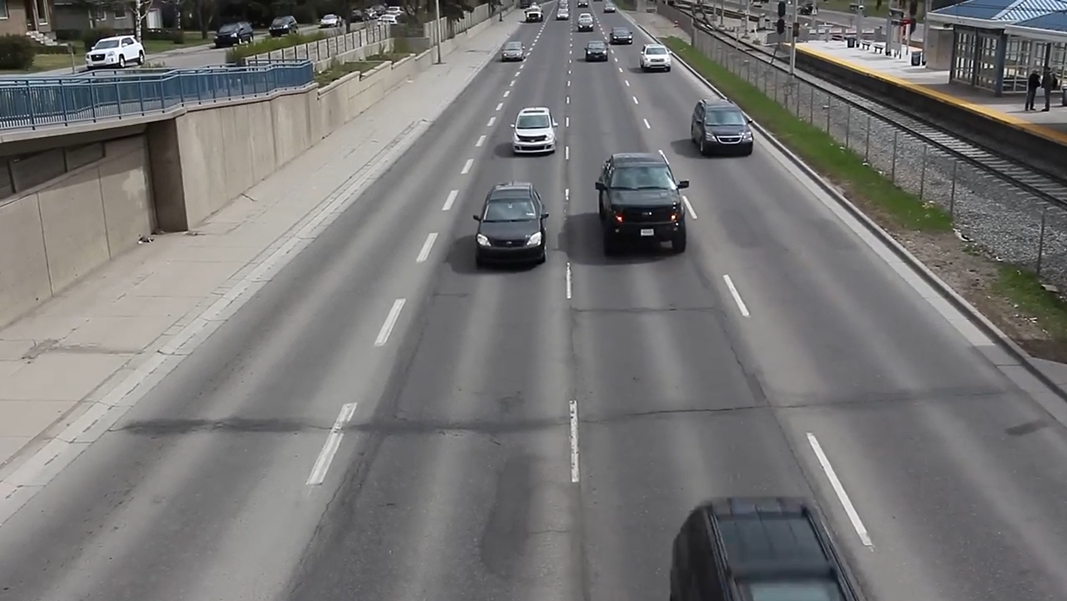
#> input picture Kryvokhata-Mariia-IM-21-Lab4/pythonProject/highway_image.png, 1067 x 601 px, given in place of highway_video.mp4, which was not available
$ python cars-video-detection.py
#> lines starting #> are read from the running program, lines starting #| are printed output that depends on the picture; after the words box and inside, x2 and y2 are one past the last pixel; in counts of white or black regions, pixels touching at a corner belong together; pictures that were not available may be replaced by others from this repository, and a replacement may not be noted
#> in process_video, frame is the input picture: shape (601, 1067, 3); mean B, G, R 115.9, 116.8, 117.7
import cv2
import numpy as np

def create_road_mask(img):
    height, width = img.shape[:2]
#> height = 601; width = 1067
    road_mask = np.zeros((height, width), dtype=np.uint8)

    pts = np.array([
        [0, int(height * 0.8)],                 # Near bottom-left corner
        [0, height],                            # Bottom-left corner
        [width, height],                        # Bottom-right corner
        [width, int(height * 0.55)],             # Near bottom-right corner
        [int(width * 0.6), int(height * 0.01)],  # Near top-right
        [int(width * 0.5), int(height * 0.01)]   # Near top-left
    ], np.int32)

    # Filling the mask with the trapezoidal region
    cv2.fillPoly(road_mask, [pts], 255)
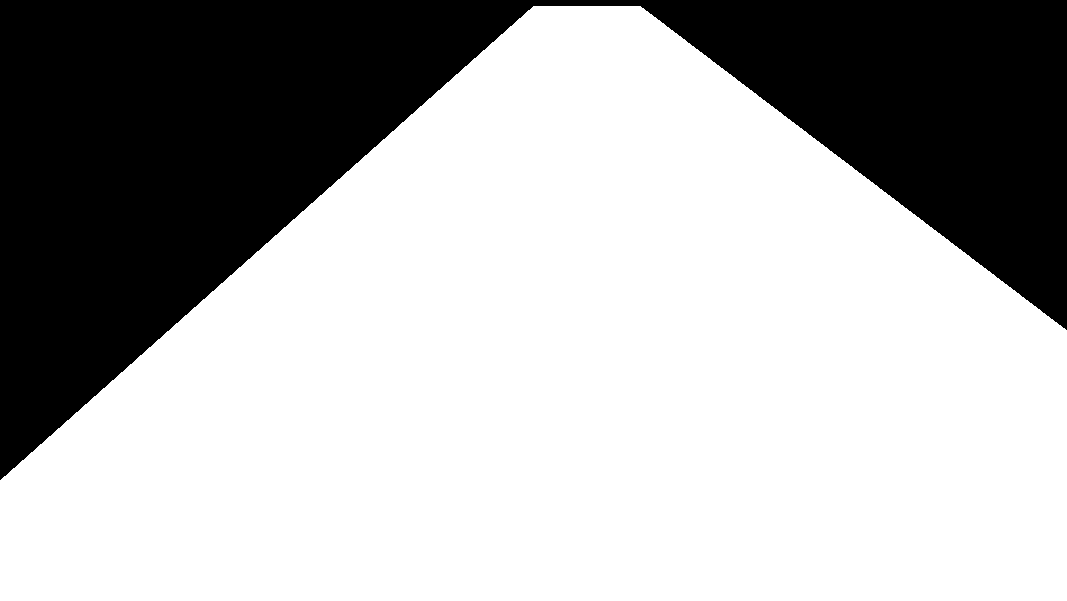
#> road_mask: shape (601, 1067); 68.5% white; 1 black region, box (x1, y1, x2, y2) and area: (0, 0, 1067, 480) 202134

    masked_img = cv2.bitwise_and(img, img, mask=road_mask)
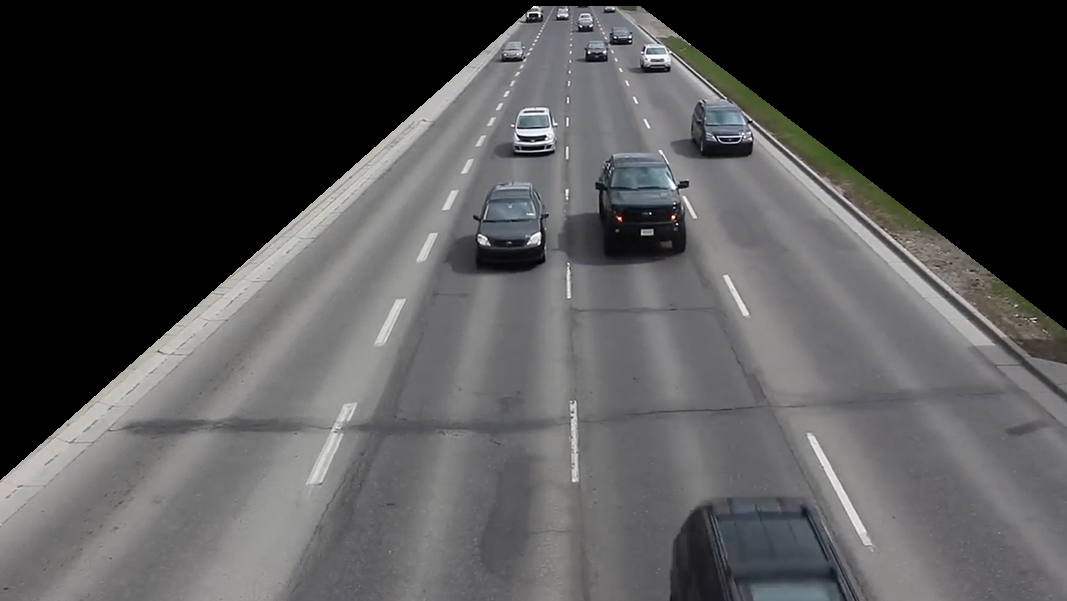
#> masked_img: shape (601, 1067, 3); mean B, G, R 80.9, 80.3, 80.6

    return masked_img, road_mask


def histogram_based_filtering(img):
    # Converting to HSV color space
    hsv = cv2.cvtColor(img, cv2.COLOR_BGR2HSV)
#> hsv: shape (601, 1067, 3); mean H, S, V 54.3, 7.6, 82.1

    # Defining HSV ranges for vehicle detection
    lower_color1 = np.array([0, 60, 50])  # Light colors
    upper_color1 = np.array([180, 255, 255])

    lower_color2 = np.array([0, 0, 0])  # Dark colors
    upper_color2 = np.array([180, 255, 50])  # Lower V value for darker colors

    # Creating masks using defined color ranges
    mask1 = cv2.inRange(hsv, lower_color1, upper_color1)
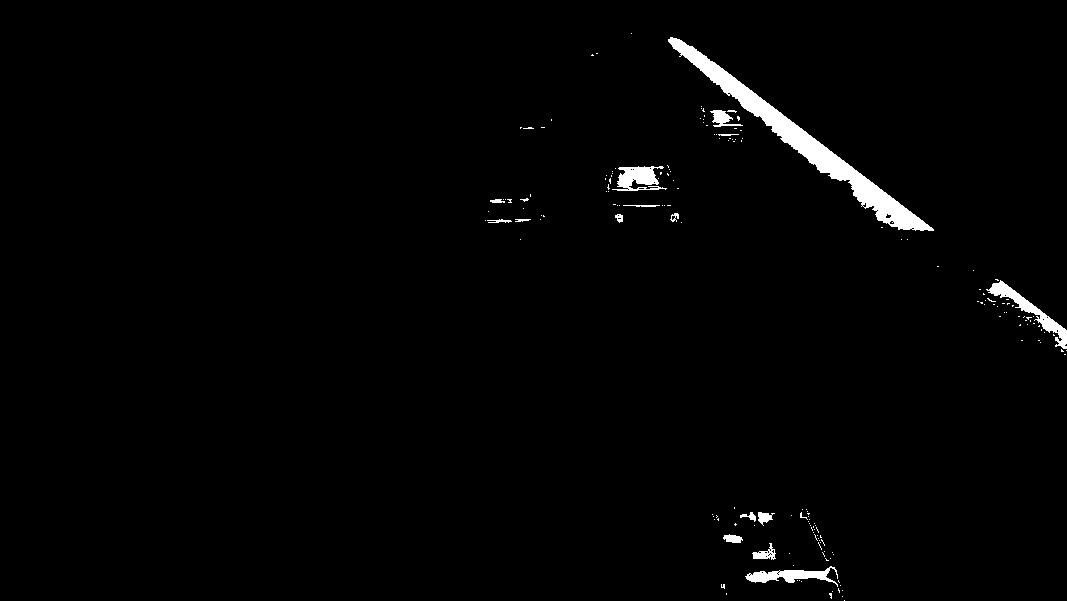
#> mask1: shape (601, 1067); 1.5% white; 178 white regions (162 under 20 px), largest, box (x1, y1, x2, y2) and area: (668, 37, 934, 231) 5799, (986, 280, 1067, 349) 1029, (745, 566, 838, 587) 788
    mask2 = cv2.inRange(hsv, lower_color2, upper_color2)
#> mask2: shape (601, 1067); 33.5% white; 119 white regions (92 under 20 px), largest, box (x1, y1, x2, y2) and area: (0, 0, 1067, 480) 202145, (596, 183, 686, 264) 4345, (670, 510, 725, 601) 3147

    # Combining masks
    color_mask = cv2.bitwise_or(mask1, mask2)
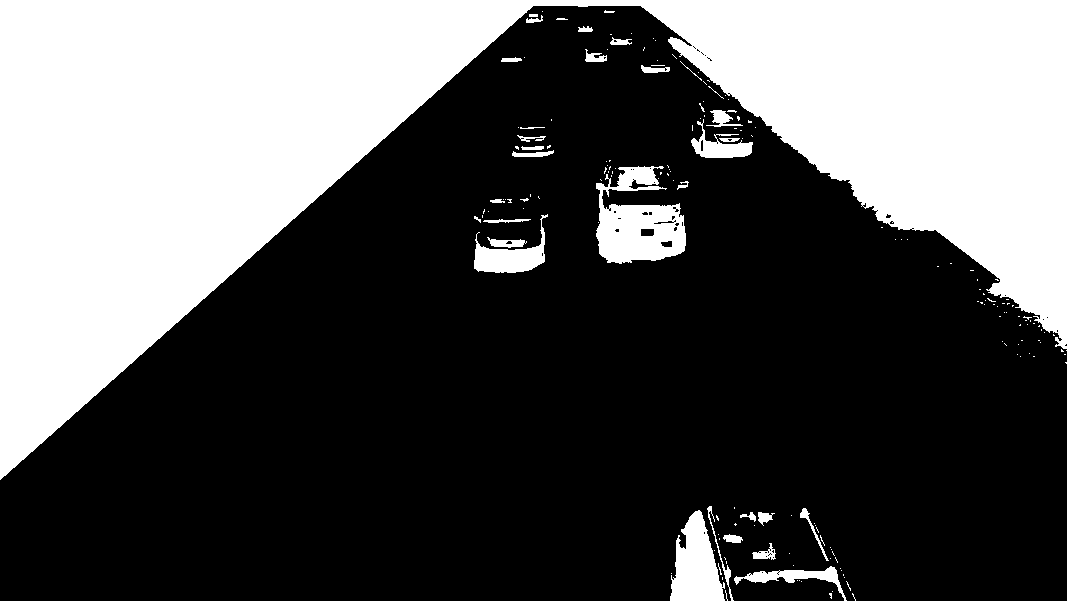
#> color_mask: shape (601, 1067); 35% white; 181 white regions (148 under 20 px), largest, box (x1, y1, x2, y2) and area: (0, 0, 1067, 480) 208978, (596, 166, 686, 264) 5369, (670, 510, 725, 601) 3163

    # Combining with histogram filtering
    binary = cv2.adaptiveThreshold(
        color_mask, 255, cv2.ADAPTIVE_THRESH_GAUSSIAN_C,
        cv2.THRESH_BINARY_INV, 25, 25
    )
#> binary: shape (601, 1067); 3.5% white; 63 white regions (41 under 20 px), largest, box (x1, y1, x2, y2) and area: (0, 6, 1067, 484) 9949, (665, 503, 856, 601) 4470, (591, 162, 691, 268) 2769

    # Morphological operations to clean up the mask
    kernel = np.ones((2, 2), np.uint8)
    filtered = cv2.morphologyEx(binary, cv2.MORPH_CLOSE, kernel)
#> filtered: shape (601, 1067); 3.6% white; 38 white regions (17 under 20 px), largest, box (x1, y1, x2, y2) and area: (0, 7, 1067, 485) 10273, (666, 504, 857, 601) 4651, (592, 163, 692, 269) 2861
    filtered = cv2.morphologyEx(filtered, cv2.MORPH_OPEN, kernel)
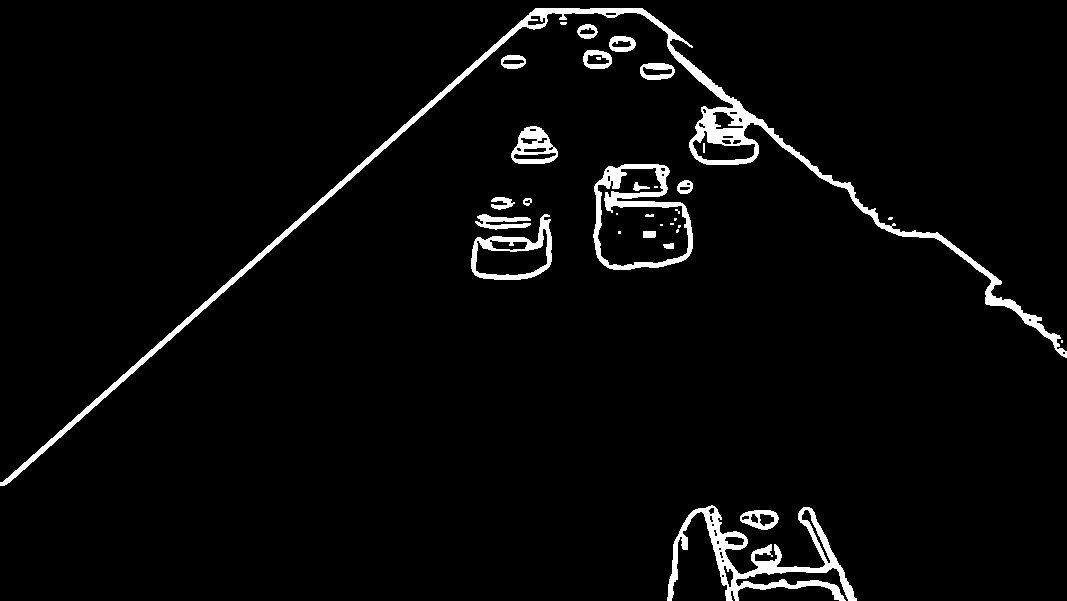
#> filtered: shape (601, 1067); 3.6% white; 33 white regions (13 under 20 px)

    return filtered


def detect_vehicles(original_img, processed_img, road_mask):
    contours, _ = cv2.findContours(
        processed_img,
        cv2.RETR_EXTERNAL,
        cv2.CHAIN_APPROX_SIMPLE
    )
#> contours = 18 contours, 3 with area under 20; largest, box (x1, y1, x2, y2) and area: (0, 8, 1067, 486) 10288, (593, 164, 693, 270) 8214, (667, 505, 857, 601) 4436, (471, 214, 552, 280) 3218, (511, 126, 558, 164) 1226

    vehicles = []
    for contour in contours:
        area = cv2.contourArea(contour)
        if area < 200:
            continue

        x, y, w, h = cv2.boundingRect(contour)

        # Checking if the contour is within the road mask
        if np.all(road_mask[y:y + h, x:x + w] > 0):
            aspect_ratio = float(w) / h
            if 0.3 < aspect_ratio < 3.0:
                vehicles.append(contour)
#> this loop made 18 passes
#> (area, x, y, w, h, aspect_ratio) on passes 1, 2, 5, 6, 10, 11, 12, 13, 14, 15, 16: (547, 740, 510, 39, 20, 1.95), (4435.5, 667, 505, 190, 96, 1.98), (3218.5, 471, 214, 81, 66, 1.23), (381, 475, 214, 56, 16, 3.5), (8213.5, 593, 164, 100, 106, 0.943), (1225.5, 511, 126, 47, 38, 1.24), (466, 640, 63, 35, 17, 2.06), (264.5, 501, 55, 25, 14, 1.79), (432, 583, 50, 29, 19, 1.53), (331, 609, 36, 27, 16, 1.69), (215, 577, 24, 21, 15, 1.4)
#> area on passes 7 to 9: 44.5, 137.5, 158.5
#> after the loop, vehicles = 10 contours; largest, box (x1, y1, x2, y2) and area: (593, 164, 693, 270) 8214, (667, 505, 857, 601) 4436, (471, 214, 552, 280) 3218, (511, 126, 558, 164) 1226, (740, 510, 779, 530) 547

    # Drawing detected vehicles
    result = original_img.copy()
    cv2.drawContours(result, vehicles, -1, (0, 255, 0), 2)
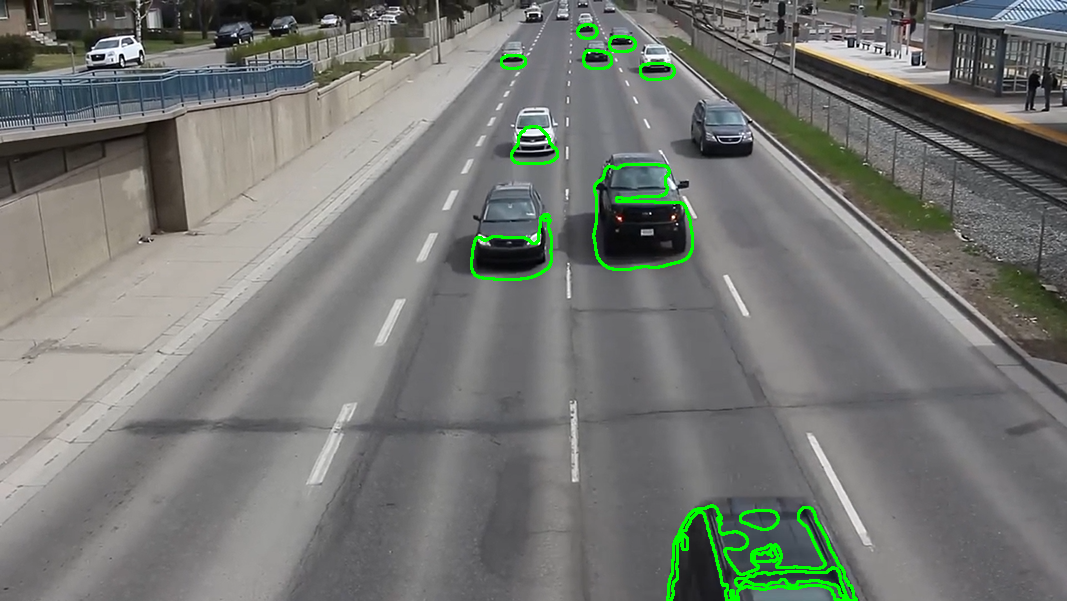
#> result: shape (601, 1067, 3); 1.35% of pixels changed, all inside (x1, y1, x2, y2) = (470, 23, 858, 601)

    # Drawing rectangles to better see detected vehicles
    for contour in vehicles:
        x, y, w, h = cv2.boundingRect(contour)
        cv2.rectangle(result, (x, y), (x + w, y + h), (255, 0, 0), 2)
#> this loop made 10 passes
#> (x, y, w, h) on passes 1 to 10: (740, 510, 39, 20), (667, 505, 190, 96), (471, 214, 81, 66), (593, 164, 100, 106), (511, 126, 47, 38), (640, 63, 35, 17), (501, 55, 25, 14), (583, 50, 29, 19), (609, 36, 27, 16), (577, 24, 21, 15)
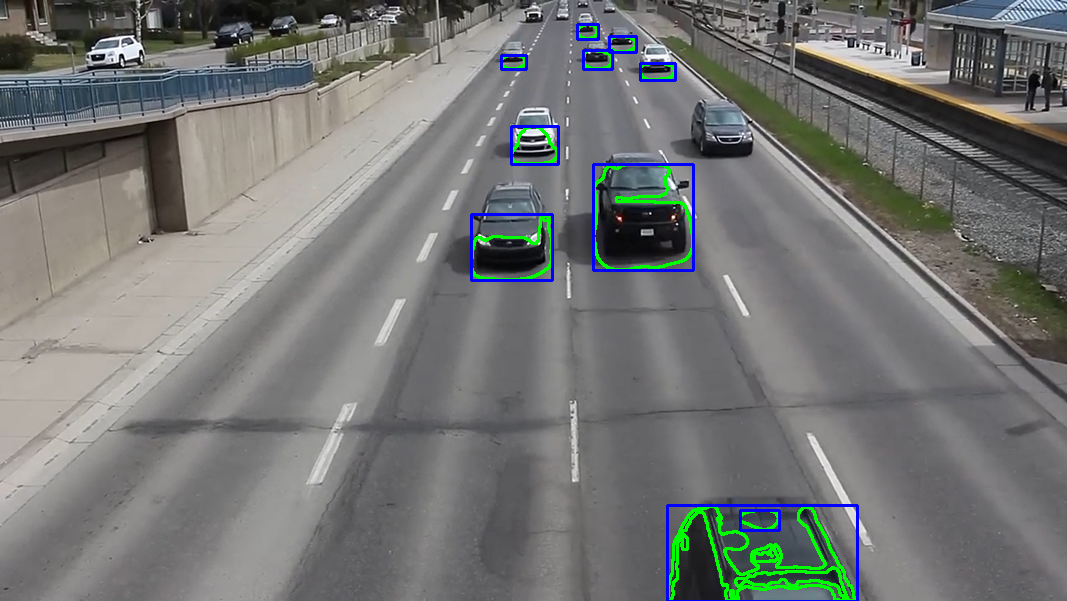
#> result: shape (601, 1067, 3); 0.87% of pixels changed, all inside (x1, y1, x2, y2) = (470, 23, 859, 601)

    return result


def process_video(video_path):
    cap = cv2.VideoCapture(video_path)

    if not cap.isOpened():
        print("Error: Could not open video.")
        return

    while True:
        ret, frame = cap.read()
        if not ret:
            break  # Exit the loop if there are no more frames

        masked_img, road_mask = create_road_mask(frame)
        filtered = histogram_based_filtering(masked_img)
        result = detect_vehicles(frame, filtered, road_mask)

        # Display the original frame with detected vehicles
        cv2.imshow('Detected Vehicles', result)

        # Display the filtered image
        cv2.imshow('Filtered Video', filtered)

        # Exit the loop if 'q' is pressed
        if cv2.waitKey(1) & 0xFF == ord('q'):
#> (key q is pressed here)
            break

    # Release the video capture and close windows
    cap.release()
    cv2.destroyAllWindows()


def main():
    video_path = 'highway_video.mp4'
    process_video(video_path)


if __name__ == "__main__":
    main()
